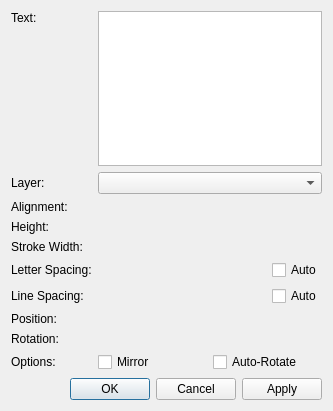
<?xml version="1.0" encoding="UTF-8"?>
<ui version="4.0">
 <class>librepcb::StrokeTextPropertiesDialog</class>
 <widget class="QDialog" name="librepcb::StrokeTextPropertiesDialog">
  <property name="geometry">
   <rect>
    <x>0</x>
    <y>0</y>
    <width>333</width>
    <height>411</height>
   </rect>
  </property>
  <property name="windowTitle">
   <string>Stroke Text Properties</string>
  </property>
  <layout class="QVBoxLayout" name="verticalLayout">
   <item>
    <layout class="QFormLayout" name="formLayout">
     <item row="0" column="0">
      <widget class="QLabel" name="label_2">
       <property name="sizePolicy">
        <sizepolicy hsizetype="Preferred" vsizetype="Fixed">
         <horstretch>0</horstretch>
         <verstretch>0</verstretch>
        </sizepolicy>
       </property>
       <property name="text">
        <string>Text:</string>
       </property>
      </widget>
     </item>
     <item row="0" column="1">
      <widget class="QPlainTextEdit" name="edtText">
       <property name="tabChangesFocus">
        <bool>true</bool>
       </property>
      </widget>
     </item>
     <item row="1" column="0">
      <widget class="QLabel" name="label">
       <property name="text">
        <string>Layer:</string>
       </property>
      </widget>
     </item>
     <item row="1" column="1">
      <widget class="QComboBox" name="cbxLayer"/>
     </item>
     <item row="2" column="0">
      <widget class="QLabel" name="label_7">
       <property name="text">
        <string>Alignment:</string>
       </property>
      </widget>
     </item>
     <item row="2" column="1">
      <widget class="librepcb::AlignmentSelector" name="alignmentSelector" native="true"/>
     </item>
     <item row="3" column="0">
      <widget class="QLabel" name="label_6">
       <property name="text">
        <string>Height:</string>
       </property>
      </widget>
     </item>
     <item row="3" column="1">
      <widget class="librepcb::PositiveLengthEdit" name="edtHeight" native="true"/>
     </item>
     <item row="4" column="0">
      <widget class="QLabel" name="label_3">
       <property name="text">
        <string>Stroke Width:</string>
       </property>
      </widget>
     </item>
     <item row="4" column="1">
      <widget class="librepcb::UnsignedLengthEdit" name="edtStrokeWidth" native="true"/>
     </item>
     <item row="5" column="0">
      <widget class="QLabel" name="label_10">
       <property name="text">
        <string>Letter Spacing:</string>
       </property>
      </widget>
     </item>
     <item row="5" column="1">
      <layout class="QHBoxLayout" name="horizontalLayout_4" stretch="1,0">
       <item>
        <widget class="librepcb::RatioEdit" name="edtLetterSpacingRatio" native="true"/>
       </item>
       <item>
        <widget class="QCheckBox" name="cbxLetterSpacingAuto">
         <property name="text">
          <string>Auto</string>
         </property>
        </widget>
       </item>
      </layout>
     </item>
     <item row="6" column="0">
      <widget class="QLabel" name="label_8">
       <property name="text">
        <string>Line Spacing:</string>
       </property>
      </widget>
     </item>
     <item row="6" column="1">
      <layout class="QHBoxLayout" name="horizontalLayout_3" stretch="1,0">
       <item>
        <widget class="librepcb::RatioEdit" name="edtLineSpacingRatio" native="true"/>
       </item>
       <item>
        <widget class="QCheckBox" name="cbxLineSpacingAuto">
         <property name="text">
          <string>Auto</string>
         </property>
        </widget>
       </item>
      </layout>
     </item>
     <item row="7" column="0">
      <widget class="QLabel" name="label_4">
       <property name="text">
        <string>Position:</string>
       </property>
      </widget>
     </item>
     <item row="7" column="1">
      <layout class="QHBoxLayout" name="horizontalLayout">
       <item>
        <widget class="librepcb::LengthEdit" name="edtPosX" native="true"/>
       </item>
       <item>
        <widget class="librepcb::LengthEdit" name="edtPosY" native="true"/>
       </item>
      </layout>
     </item>
     <item row="8" column="0">
      <widget class="QLabel" name="label_5">
       <property name="text">
        <string>Rotation:</string>
       </property>
      </widget>
     </item>
     <item row="8" column="1">
      <widget class="librepcb::AngleEdit" name="edtRotation" native="true"/>
     </item>
     <item row="9" column="0">
      <widget class="QLabel" name="label_9">
       <property name="text">
        <string>Options:</string>
       </property>
      </widget>
     </item>
     <item row="9" column="1">
      <layout class="QHBoxLayout" name="horizontalLayout_2">
       <item>
        <widget class="QCheckBox" name="cbxMirrored">
         <property name="text">
          <string>Mirror</string>
         </property>
        </widget>
       </item>
       <item>
        <widget class="QCheckBox" name="cbxAutoRotate">
         <property name="text">
          <string>Auto-Rotate</string>
         </property>
        </widget>
       </item>
      </layout>
     </item>
    </layout>
   </item>
   <item>
    <widget class="QDialogButtonBox" name="buttonBox">
     <property name="orientation">
      <enum>Qt::Horizontal</enum>
     </property>
     <property name="standardButtons">
      <set>QDialogButtonBox::Apply|QDialogButtonBox::Cancel|QDialogButtonBox::Ok</set>
     </property>
    </widget>
   </item>
  </layout>
 </widget>
 <customwidgets>
  <customwidget>
   <class>librepcb::LengthEdit</class>
   <extends>QWidget</extends>
   <header location="global">librepcb/common/widgets/lengthedit.h</header>
   <container>1</container>
  </customwidget>
  <customwidget>
   <class>librepcb::AngleEdit</class>
   <extends>QWidget</extends>
   <header location="global">librepcb/common/widgets/angleedit.h</header>
   <container>1</container>
  </customwidget>
  <customwidget>
   <class>librepcb::UnsignedLengthEdit</class>
   <extends>QWidget</extends>
   <header location="global">librepcb/common/widgets/unsignedlengthedit.h</header>
   <container>1</container>
  </customwidget>
  <customwidget>
   <class>librepcb::PositiveLengthEdit</class>
   <extends>QWidget</extends>
   <header location="global">librepcb/common/widgets/positivelengthedit.h</header>
   <container>1</container>
  </customwidget>
  <customwidget>
   <class>librepcb::AlignmentSelector</class>
   <extends>QWidget</extends>
   <header>widgets/alignmentselector.h</header>
   <container>1</container>
  </customwidget>
  <customwidget>
   <class>librepcb::RatioEdit</class>
   <extends>QWidget</extends>
   <header location="global">librepcb/common/widgets/ratioedit.h</header>
   <container>1</container>
  </customwidget>
 </customwidgets>
 <tabstops>
  <tabstop>edtText</tabstop>
  <tabstop>cbxLayer</tabstop>
  <tabstop>alignmentSelector</tabstop>
  <tabstop>edtHeight</tabstop>
  <tabstop>edtStrokeWidth</tabstop>
  <tabstop>edtLetterSpacingRatio</tabstop>
  <tabstop>cbxLetterSpacingAuto</tabstop>
  <tabstop>edtLineSpacingRatio</tabstop>
  <tabstop>cbxLineSpacingAuto</tabstop>
  <tabstop>edtPosX</tabstop>
  <tabstop>edtPosY</tabstop>
  <tabstop>edtRotation</tabstop>
  <tabstop>cbxMirrored</tabstop>
  <tabstop>cbxAutoRotate</tabstop>
 </tabstops>
 <resources/>
 <connections/>
</ui>
